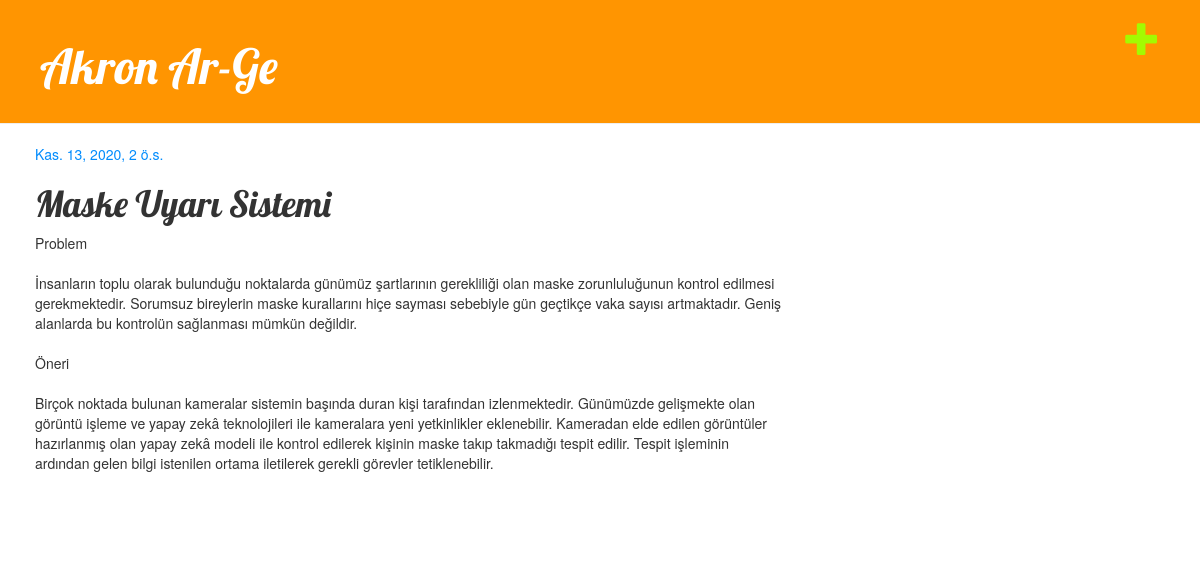
The app's page /post/2/ with its own data.
### blog/models.py (models this page shows, shortened)
class Post(models.Model):
    author = models.ForeignKey('auth.User', on_delete=models.CASCADE)
    title = models.CharField(max_length=200)
    text = models.TextField()
    created_date = models.DateTimeField(
            default=timezone.now)
    published_date = models.DateTimeField(
            blank=True, null=True)

### blog/views.py (the view)
# urls.py: path('post/<int:pk>/', views.post_detail, name='post_detail'),
def post_detail(request, pk):
    post = get_object_or_404(Post,pk=pk)
    return render(request, 'blog/post_detail.html',{'post':post})

### blog/templates/blog/post_detail.html
{% extends 'blog/base.html' %}
{% block content %}
    <div class="post">
        {% if post.published_date %}
            <div class="date">
                {{ post.published_date }}
            </div>
        {% endif %}
        <h1>{{ post.title }}</h1>
        <p>{{ post.text|linebreaksbr }}</p>
    </div>
{% endblock %}

### blog/static/css/blog.css (style rules this page uses)
h1, h2, h3, h4 { font-family: 'Lobster', cursive; }
.date { color: rgb(2, 140, 253); }
.post { margin-bottom: 70px; }

### records on screen
Post: published_date "Kas. 13, 2020, 2 ö.s.", title "Maske Uyarı Sistemi", text "Problem İnsanların toplu olarak bulunduğu noktalarda günümüz şartlarının gerekliliği olan maske zorunluluğunun kontrol edilmesi gerekmektedir. Sorumsuz bireylerin maske kurallarını hiçe sayması sebebiyle gün geçtikçe vaka sayısı artmaktadır. Geniş alanlarda bu kontrolün sağlanması mümkün değildir. Öneri Birçok noktada bulunan kameralar sistemin başında duran kişi tarafından izlenmektedir. Günümüzde gelişmekte olan görüntü işleme ve yapay zekâ teknolojileri ile kameralara yeni yetkinlikler eklenebilir. Kameradan elde edilen görüntüler hazırlanmış olan yapay zekâ modeli ile kontrol edilerek kişinin maske takıp takmadığı tespit edilir. Tespit işleminin ardından gelen bilgi istenilen ortama…"
